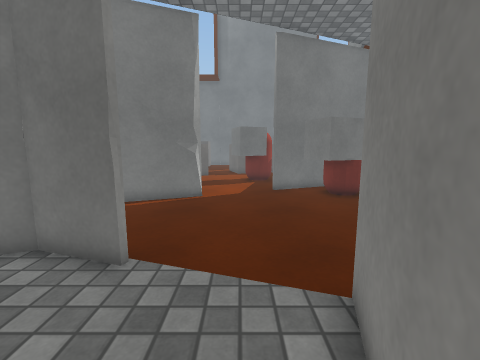
View 1 (above)

21 first-person views from a walk through a 3-D level made in the Unity game engine. The camera is 1.2 m above the floor, tilts 8° down and sees 90° across. The floor is counted in squares, 0.5 m on a side. Each view is taken from the middle of a square. On the plan, view 1 faces up. The plan holds only what a view shows up to about 17 squares ahead; the rest is blank. The place goes on beyond the plan. The player is left out. Some surface patterns are stand-ins.

View 2
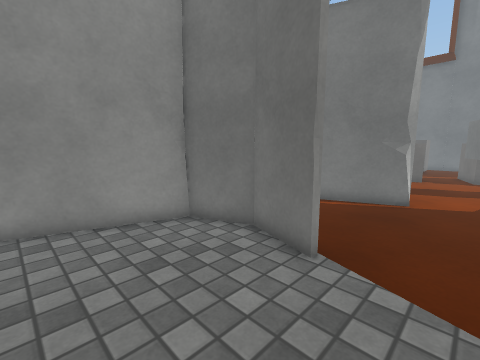

View 3
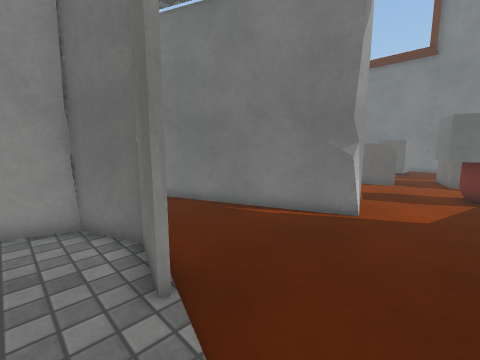

View 4
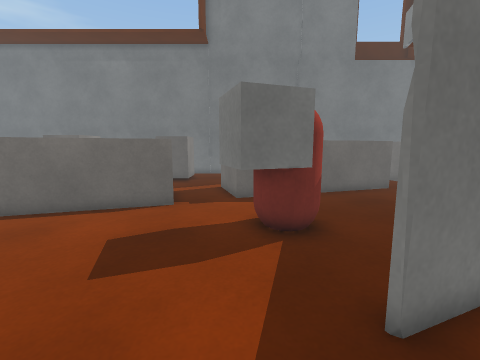

View 5
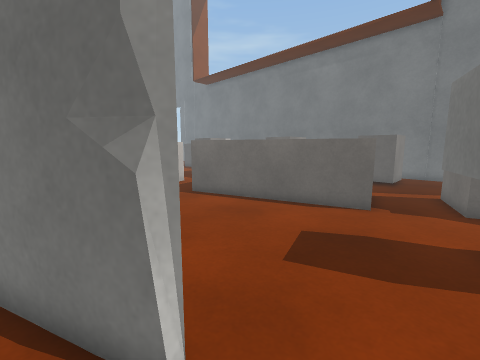

View 6
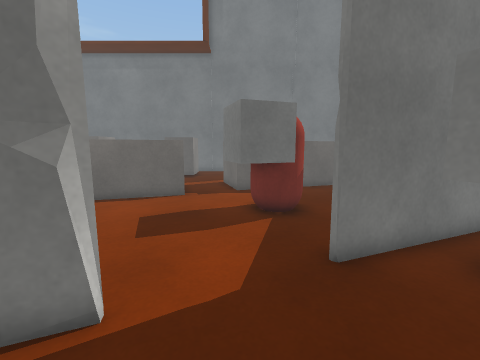

View 7
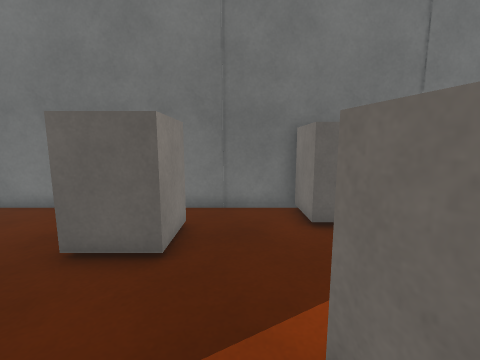

View 8
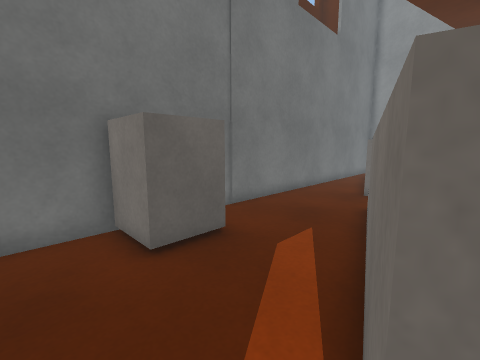

View 9
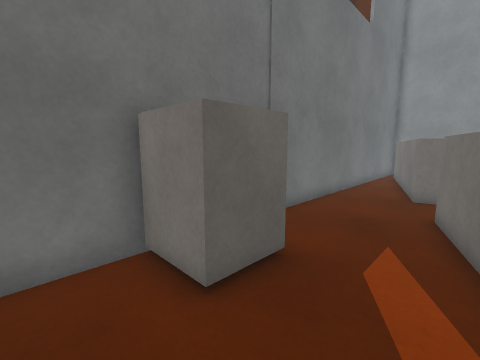

View 10
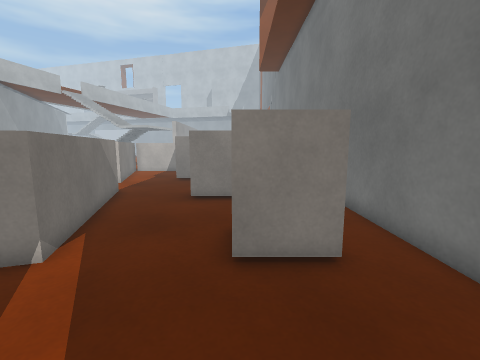

View 11
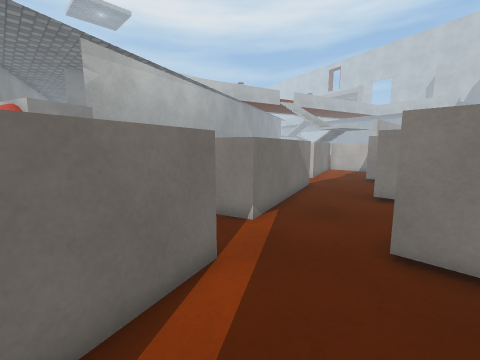

View 12
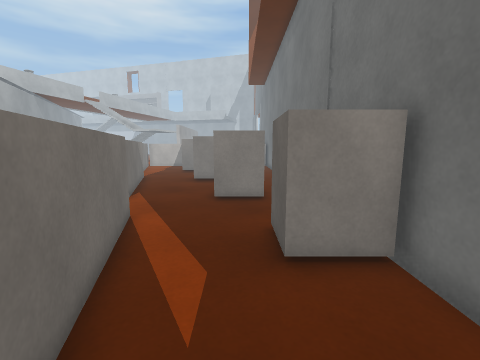

View 13
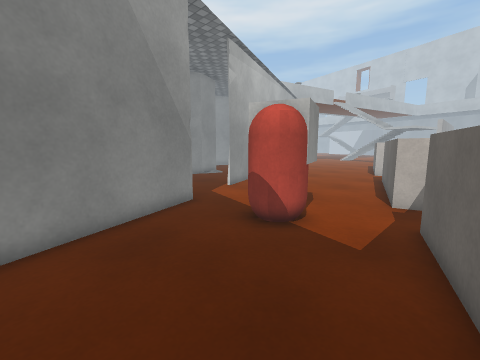

View 14
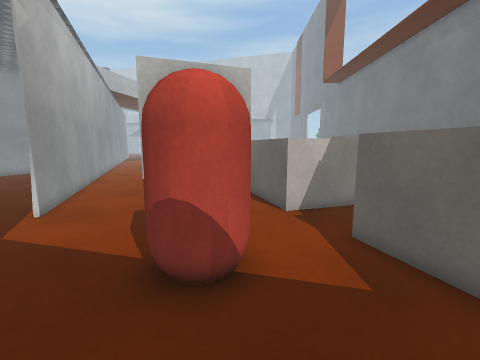

View 15
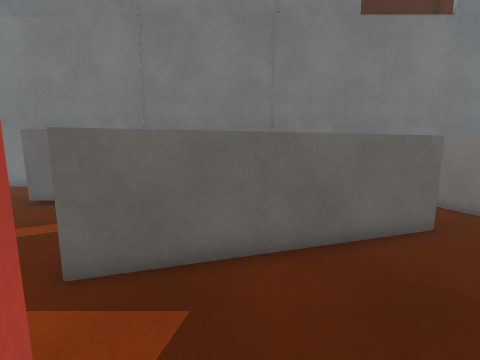

View 16
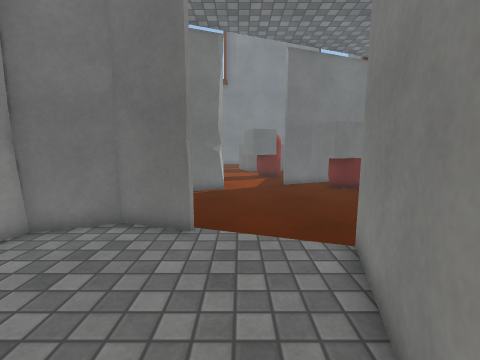

View 17
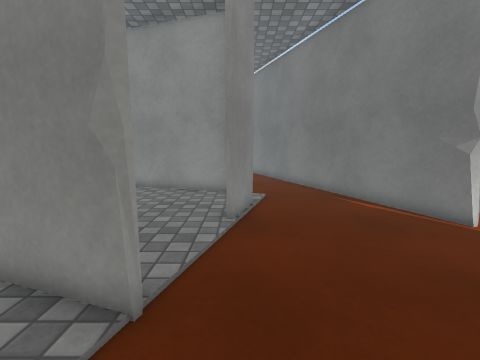

View 18
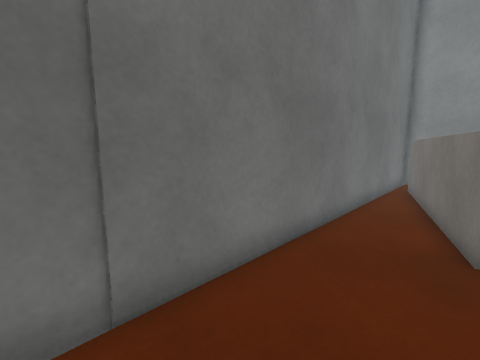

View 19
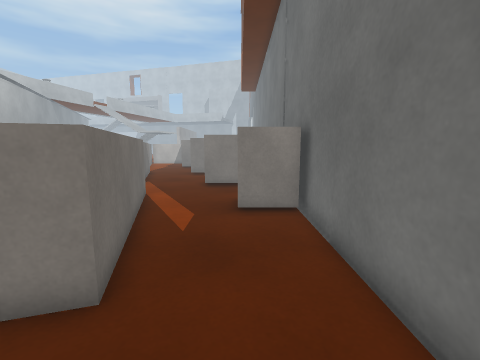

View 20
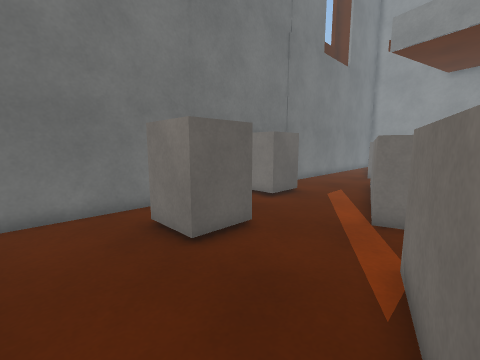

View 21
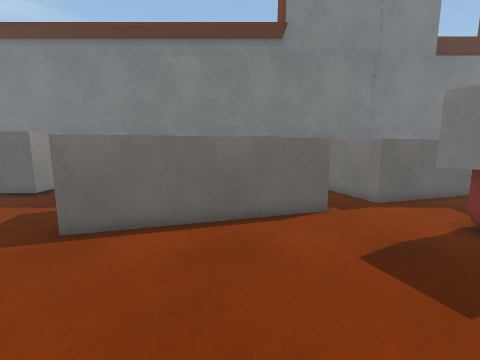

### Floor plan
Key: @ floor where view 1 was taken; # wall or solid block; x gap in a wall; . main floor; : floor 4.75 m higher than the main floor; / step, stairs or slope; = window, fence, low wall or low ledge; ^ raised ledge; B block; O other object.
Columns run from 10 left of view 1 to 19 right of it. Each row starts with its distance up from view 1.
 33         #######
 32 ########  B B  ###############
 31 ..........B B.............x^^^
 30 ....B B...BBB...........^^^
 29  ...B B..............#^^
 28 B...BBB..........##..#
 27 B.............^^^^^..=
 26 B..........^^^      .:
 25 .........^^       ^..
 24 ......^..^    ^^^^#./
 23 ..#^^^^..#^^^^^.....
 22 ^^^    ^..^#.......
 21       ^^..........
 20    ^^^^............
 19 ^^^.......OOO......
 18 #........OOOO......
 17 ..........OOO...../
 16 ................##=
 15 ..............###
 14  ...........###
 13  ............ OO
 12 .......##.....OOO
 11 ....####......##.
 10 .####...........
  9 ##..............
  8 ...............
  7 ...............
  6 ..............
  5 ...#####...... /
  4 ...#..........
  3   ##........#.
  2   #........##.
  1   #........#.
  0  x#.......@#
 -1           ##
 -2          /

Positions as (right, up) in squares from view 1, and headings:
1: (0, 0), facing up
2: (0, 0), facing up-left
3: (1, 3), facing up-left
4: (0, 11), facing up
5: (0, 11), facing up-left
6: (0, 9), facing up
7: (-2, 23), facing up
8: (-2, 25), facing up-right
9: (-2, 27), facing up-right
10: (1, 28), facing left
11: (2, 29), facing down-left
12: (7, 29), facing left
13: (8, 23), facing down-left
14: (6, 19), facing left
15: (3, 18), facing up
16: (-1, -2), facing up
17: (5, 5), facing left
18: (4, 29), facing up-right
19: (11, 30), facing left
20: (-9, 23), facing up-right
21: (-6, 12), facing up
